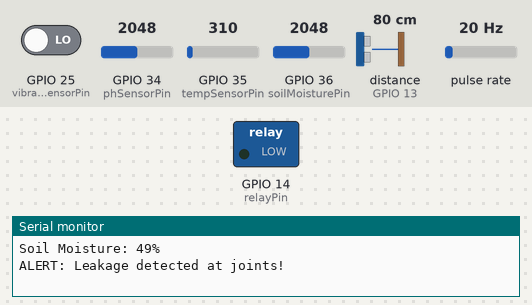
Simulated run of this sketch. Board: ESP32. Parts: switched loads named in the sketch (green lamp = pin HIGH), the last lines printed to the serial monitor. Wiring (inferred from the names in the program): ultrasonic range finder: trigger GPIO 12; echo GPIO 13; pulse sensor: data GPIO 27. The inputs (shaded band) are chosen by the test bench; at power-on: distance to the obstacle (sensor on GPIO 13) 80 cm, GPIO 25 (vibrationSensorPin) LOW, GPIO 34 (phSensorPin) = 2048, GPIO 35 (tempSensorPin) = 310, GPIO 36 (soilMoisturePin) = 2048, pulse rate 20 Hz. The echo pulse lasts 58.3 µs per cm; WiFi joins after 1.5 s; servers stay silent unless stated; pins used as bus, display or sensor lines are not drawn.

Above: at 9.0 s.
9.1 s: distance to the obstacle (sensor on GPIO 13) set to 10 cm
11.0 s: distance to the obstacle (sensor on GPIO 13) set to 7 cm
At 12.4 s:
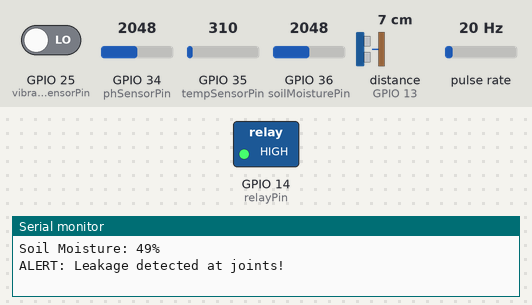
16.4 s: distance to the obstacle (sensor on GPIO 13) set to 13 cm
18.1 s: distance to the obstacle (sensor on GPIO 13) set to 17 cm
At 19.9 s:
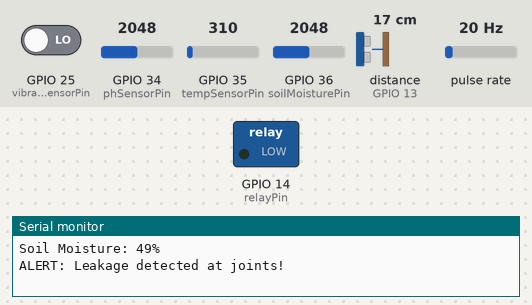
20.4 s: distance to the obstacle (sensor on GPIO 13) set to 2 cm
At 22.4 s:
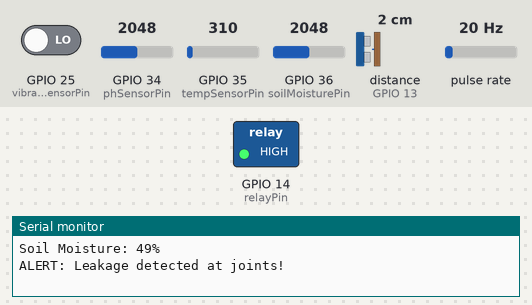
Timing chart, 0 to 23.5 s (numbered marks = the images above; inputs shaded):
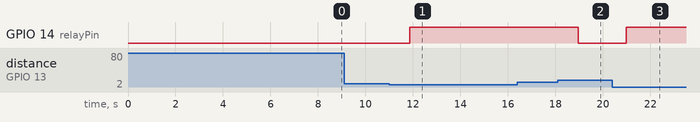

The sketch:

Smart_Hydro.ino
```cpp
#define BLYNK_TEMPLATE_ID "TMPL3_w8o50zO"
#define BLYNK_TEMPLATE_NAME "SmartHydro"
#define BLYNK_PRINT Serial
#include <WiFi.h>
#include <BlynkSimpleEsp32.h>
// Blynk Credentials
char auth[] = "pmuKOj_kP6UUP0Cqhf2JTy_XIw3KpNFV";
char ssid[] = "JERALD";
char pass[] = "12345678";
// Pin Definitions
const int trigPin = 12, echoPin = 13, relayPin = 14;
const int vibrationSensorPin = 25, soilMoisturePin = 36;
const int flowSensorPin = 27, phSensorPin = 34, tempSensorPin = 35;
// ADC Settings
const float ADC_REF_VOLTAGE = 3.3;
const float ADC_MAX_VALUE = 4095.0;
// Water Level Thresholds
const float lowLevel = 8.0, highLevel = 15.0;
// Flow Sensor Variables
volatile unsigned long pulseCount = 0;
unsigned long previousMillis = 0;
const unsigned long interval = 1000;
float calibrationFactor = 4.5, flowRate = 0.0;
unsigned long totalMilliLitres = 0;
// Pressure Constants
const float maxFlowRate = 30.0, maxPressure = 1.75;
const float flowRateThreshold = 5.0, pressureThreshold = 0.5;
// Soil Moisture Sensor Threshold
const int leakThreshold = 30;
// Function Prototypes
float measureWaterLevel();
void pulseCounter();
float voltageToPH(float voltage);
void autoCalibrateFlowSensor();
void setup()
 {
    Serial.begin(115200);
    delay(1000);
    Blynk.begin(auth, ssid, pass);
    pinMode(trigPin, OUTPUT);
    pinMode(echoPin, INPUT);
    pinMode(relayPin, OUTPUT);
    pinMode(vibrationSensorPin, INPUT);
    pinMode(soilMoisturePin, INPUT);
    pinMode(flowSensorPin, INPUT_PULLUP);
    pinMode(phSensorPin, INPUT);
    pinMode(tempSensorPin, INPUT);
    attachInterrupt(digitalPinToInterrupt(flowSensorPin), pulseCounter, FALLING);
    digitalWrite(relayPin, LOW);
    autoCalibrateFlowSensor();  // Auto-calibrate flow sensor
}
void loop()
{
    Blynk.run();
// Water Level Monitoring
    float waterLevel = measureWaterLevel();
    Serial.print("Water Level: ");
    Serial.print(waterLevel);
    Serial.println(" cm");

    if (waterLevel < lowLevel)
{
        digitalWrite(relayPin, HIGH);
        Serial.println("Pump OFF");
    } else if (waterLevel > highLevel)
{
        digitalWrite(relayPin, LOW);
        Serial.println("Pump ON");
    }
    Blynk.virtualWrite(V1, waterLevel);
    // pH Sensor Reading
    int phRaw = analogRead(phSensorPin);
    float phVoltage = (phRaw * ADC_REF_VOLTAGE) / ADC_MAX_VALUE;
    float phValue = voltageToPH(phVoltage);
    Serial.print("pH Value: ");
    Serial.print(phValue, 2);
    Serial.println();
    Blynk.virtualWrite(V2, phValue);
    // Temperature Sensor Reading
    int tempRaw = analogRead(tempSensorPin);
    float tempVoltage = (tempRaw * ADC_REF_VOLTAGE) / ADC_MAX_VALUE;
float temperature = tempVoltage * 13.24;
    Serial.print("Temperature: ");
    Serial.print(temperature, 2);
    Serial.println(" °C");
    Blynk.virtualWrite(V3, temperature);
    // Flow Rate and Pressure Calculation
    unsigned long currentMillis = millis();
    if (currentMillis - previousMillis >= interval) {
        detachInterrupt(digitalPinToInterrupt(flowSensorPin));
        flowRate = ((1000.0 / (currentMillis - previousMillis)) * pulseCount) /  calibrationFactor;
        unsigned long flowMilliLitres = (flowRate / 60) * 1000;
        totalMilliLitres += flowMilliLitres;
        float pressureKPa = (flowRate / maxFlowRate) * maxPressure * 1000;
        Serial.print("Flow Rate: ");
        Serial.print(flowRate, 2);
        Serial.print(" L/min | Total Volume: ");
        Serial.print(totalMilliLitres / 1000.0, 2);
        Serial.print(" L | Pressure: ");
        Serial.print(pressureKPa, 2);
        Serial.println(" kPa");
        Blynk.virtualWrite(V4, flowRate);
        Blynk.virtualWrite(V5, pressureKPa);
        pulseCount = 0;
        previousMillis = currentMillis;
        attachInterrupt(digitalPinToInterrupt(flowSensorPin), pulseCounter,
FALLING);
    }
    // Soil Moisture Sensor
    int soilAnalog = analogRead(soilMoisturePin);
    int moisture = (100 - ((soilAnalog / ADC_MAX_VALUE) * 100));
    Serial.print("Soil Moisture: ");
    Serial.print(moisture);
    Serial.println("%");
    if (moisture > leakThreshold)
 {
        Serial.println("ALERT: Leakage detected at joints!");
    }
    Blynk.virtualWrite(V6, moisture);
    // Vibration Sensor Detection
    if (digitalRead(vibrationSensorPin))
 {
        Serial.println("Detected Vibration...");
        Blynk.virtualWrite(V7, 1);
    }
 else
 {
        Blynk.virtualWrite(V7, 0);
    }

    delay(1000);
}
// Measure Water Level using Ultrasonic Sensor
float measureWaterLevel()
 {
    digitalWrite(trigPin, HIGH);
    delayMicroseconds(10);
    digitalWrite(trigPin, LOW);
    while (!digitalRead(echoPin));
    unsigned long startTime = micros();
    while (digitalRead(echoPin));
    unsigned long endTime = micros();
    unsigned long pulseDuration = endTime - startTime;
    return (pulseDuration * 0.0343) / 2;
}
// Interrupt Service Routine for Flow Sensor
void IRAM_ATTR pulseCounter()
{
    pulseCount++;
}
// Convert Voltage to pH Value
float voltageToPH(float voltage)
 {
    return 7.0 + ((2.5 - voltage) * 3.5);
}
// Auto-Calibrate Flow Sensor
void autoCalibrateFlowSensor()
{
    Serial.println("Calibrating Flow Sensor...");
    unsigned long startMillis = millis();
    pulseCount = 0;
    while (millis() - startMillis < 5000);  // Wait for 5 seconds
    calibrationFactor = (1000.0 / (millis() - startMillis)) * pulseCount;
    Serial.print("New Calibration Factor: ");
    Serial.println(calibrationFactor);
}
```

Measured:
- the behaviour switches between 9 and 8 cm on distance to the obstacle (sensor on GPIO 13) (found by bisection; images 0 and 1)
- the behaviour switches between 15 and 16 cm on distance to the obstacle (sensor on GPIO 13) (found by bisection; images 1 and 2)
- after the input at 11.0 s, GPIO 14 (relayPin): LOW → HIGH after 0.86 s
- after the input at 18.1 s, GPIO 14 (relayPin): HIGH → LOW after 0.85 s
- after the input at 20.4 s, GPIO 14 (relayPin): LOW → HIGH after 0.58 s
